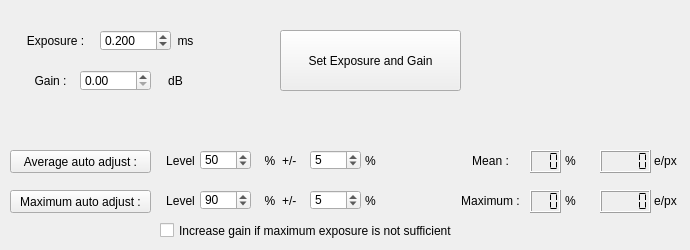
          <widget class="QWidget" name="tab_config_Exposure_And_Gain">
           <attribute name="title">
            <string>Exposure and Gain</string>
           </attribute>
           <widget class="QSpinBox" name="Camera__exposureAutoAvRange">
            <property name="geometry">
             <rect>
              <x>310</x>
              <y>150</y>
              <width>51</width>
              <height>20</height>
             </rect>
            </property>
            <property name="minimum">
             <number>1</number>
            </property>
            <property name="maximum">
             <number>100</number>
            </property>
            <property name="singleStep">
             <number>1</number>
            </property>
            <property name="value">
             <number>5</number>
            </property>
           </widget>
           <widget class="QSpinBox" name="Camera__exposureAutoMaxRange">
            <property name="geometry">
             <rect>
              <x>310</x>
              <y>190</y>
              <width>51</width>
              <height>20</height>
             </rect>
            </property>
            <property name="minimum">
             <number>1</number>
            </property>
            <property name="maximum">
             <number>100</number>
            </property>
            <property name="singleStep">
             <number>1</number>
            </property>
            <property name="value">
             <number>5</number>
            </property>
           </widget>
           <widget class="QLabel" name="label_115">
            <property name="geometry">
             <rect>
              <x>450</x>
              <y>150</y>
              <width>81</width>
              <height>21</height>
             </rect>
            </property>
            <property name="text">
             <string>Mean :</string>
            </property>
            <property name="alignment">
             <set>Qt::AlignCenter</set>
            </property>
           </widget>
           <widget class="QLabel" name="label_116">
            <property name="geometry">
             <rect>
              <x>450</x>
              <y>190</y>
              <width>81</width>
              <height>21</height>
             </rect>
            </property>
            <property name="text">
             <string>Maximum :</string>
            </property>
            <property name="alignment">
             <set>Qt::AlignCenter</set>
            </property>
           </widget>
           <widget class="QLabel" name="label_32">
            <property name="geometry">
             <rect>
              <x>160</x>
              <y>150</y>
              <width>41</width>
              <height>21</height>
             </rect>
            </property>
            <property name="text">
             <string>Level</string>
            </property>
            <property name="alignment">
             <set>Qt::AlignCenter</set>
            </property>
           </widget>
           <widget class="QLCDNumber" name="lcdNumber_image_mean">
            <property name="geometry">
             <rect>
              <x>600</x>
              <y>150</y>
              <width>51</width>
              <height>23</height>
             </rect>
            </property>
            <property name="smallDecimalPoint">
             <bool>false</bool>
            </property>
            <property name="digitCount">
             <number>5</number>
            </property>
            <property name="mode">
             <enum>QLCDNumber::Dec</enum>
            </property>
            <property name="segmentStyle">
             <enum>QLCDNumber::Flat</enum>
            </property>
            <property name="value" stdset="0">
             <double>0.000000000000000</double>
            </property>
            <property name="intValue" stdset="0">
             <number>0</number>
            </property>
           </widget>
           <widget class="QLCDNumber" name="lcdNumber_image_max">
            <property name="geometry">
             <rect>
              <x>600</x>
              <y>190</y>
              <width>51</width>
              <height>23</height>
             </rect>
            </property>
            <property name="smallDecimalPoint">
             <bool>false</bool>
            </property>
            <property name="digitCount">
             <number>5</number>
            </property>
            <property name="mode">
             <enum>QLCDNumber::Dec</enum>
            </property>
            <property name="segmentStyle">
             <enum>QLCDNumber::Flat</enum>
            </property>
            <property name="value" stdset="0">
             <double>0.000000000000000</double>
            </property>
            <property name="intValue" stdset="0">
             <number>0</number>
            </property>
           </widget>
           <widget class="QPushButton" name="pushButton_exposure_auto_av">
            <property name="geometry">
             <rect>
              <x>10</x>
              <y>150</y>
              <width>141</width>
              <height>23</height>
             </rect>
            </property>
            <property name="text">
             <string>Average auto adjust :</string>
            </property>
           </widget>
           <widget class="QLabel" name="label_34">
            <property name="geometry">
             <rect>
              <x>160</x>
              <y>190</y>
              <width>41</width>
              <height>21</height>
             </rect>
            </property>
            <property name="text">
             <string>Level</string>
            </property>
            <property name="alignment">
             <set>Qt::AlignCenter</set>
            </property>
           </widget>
           <widget class="QSpinBox" name="Camera__exposureAutoMaxLevel">
            <property name="geometry">
             <rect>
              <x>200</x>
              <y>190</y>
              <width>51</width>
              <height>20</height>
             </rect>
            </property>
            <property name="minimum">
             <number>0</number>
            </property>
            <property name="maximum">
             <number>100</number>
            </property>
            <property name="singleStep">
             <number>1</number>
            </property>
            <property name="value">
             <number>90</number>
            </property>
           </widget>
           <widget class="QSpinBox" name="Camera__exposureAutoAvLevel">
            <property name="geometry">
             <rect>
              <x>200</x>
              <y>150</y>
              <width>51</width>
              <height>20</height>
             </rect>
            </property>
            <property name="minimum">
             <number>0</number>
            </property>
            <property name="maximum">
             <number>100</number>
            </property>
            <property name="singleStep">
             <number>1</number>
            </property>
            <property name="value">
             <number>50</number>
            </property>
           </widget>
           <widget class="QPushButton" name="pushButton_exposure_auto_max">
            <property name="geometry">
             <rect>
              <x>10</x>
              <y>190</y>
              <width>141</width>
              <height>23</height>
             </rect>
            </property>
            <property name="text">
             <string>Maximum auto adjust :</string>
            </property>
           </widget>
           <widget class="QCheckBox" name="Camera__exposureIncreaseGain">
            <property name="geometry">
             <rect>
              <x>160</x>
              <y>220</y>
              <width>321</width>
              <height>21</height>
             </rect>
            </property>
            <property name="text">
             <string>Increase gain if maximum exposure is not sufficient</string>
            </property>
            <property name="checked">
             <bool>false</bool>
            </property>
           </widget>
           <widget class="QPushButton" name="pushButton_exposure_gain_set">
            <property name="geometry">
             <rect>
              <x>280</x>
              <y>30</y>
              <width>181</width>
              <height>61</height>
             </rect>
            </property>
            <property name="text">
             <string>Set Exposure and Gain</string>
            </property>
           </widget>
           <widget class="QLabel" name="label_113">
            <property name="geometry">
             <rect>
              <x>20</x>
              <y>70</y>
              <width>61</width>
              <height>21</height>
             </rect>
            </property>
            <property name="text">
             <string>Gain :</string>
            </property>
            <property name="alignment">
             <set>Qt::AlignCenter</set>
            </property>
           </widget>
           <widget class="QLabel" name="label_30">
            <property name="geometry">
             <rect>
              <x>10</x>
              <y>30</y>
              <width>91</width>
              <height>21</height>
             </rect>
            </property>
            <property name="text">
             <string>Exposure :</string>
            </property>
            <property name="alignment">
             <set>Qt::AlignCenter</set>
            </property>
           </widget>
           <widget class="QLabel" name="label_31">
            <property name="geometry">
             <rect>
              <x>170</x>
              <y>30</y>
              <width>31</width>
              <height>21</height>
             </rect>
            </property>
            <property name="text">
             <string>ms</string>
            </property>
            <property name="alignment">
             <set>Qt::AlignCenter</set>
            </property>
           </widget>
           <widget class="QDoubleSpinBox" name="camera_exposurems">
            <property name="geometry">
             <rect>
              <x>100</x>
              <y>30</y>
              <width>71</width>
              <height>21</height>
             </rect>
            </property>
            <property name="decimals">
             <number>3</number>
            </property>
            <property name="maximum">
             <double>1000.000000000000000</double>
            </property>
            <property name="value">
             <double>0.200000000000000</double>
            </property>
           </widget>
           <widget class="QDoubleSpinBox" name="camera_gaindB">
            <property name="geometry">
             <rect>
              <x>80</x>
              <y>70</y>
              <width>71</width>
              <height>21</height>
             </rect>
            </property>
            <property name="decimals">
             <number>2</number>
            </property>
            <property name="minimum">
             <double>0.000000000000000</double>
            </property>
            <property name="maximum">
             <double>100.000000000000000</double>
            </property>
            <property name="value">
             <double>0.000000000000000</double>
            </property>
           </widget>
           <widget class="QLabel" name="label_36">
            <property name="geometry">
             <rect>
              <x>160</x>
              <y>70</y>
              <width>31</width>
              <height>21</height>
             </rect>
            </property>
            <property name="text">
             <string>dB</string>
            </property>
            <property name="alignment">
             <set>Qt::AlignCenter</set>
            </property>
           </widget>
           <widget class="QLabel" name="label_211">
            <property name="geometry">
             <rect>
              <x>650</x>
              <y>190</y>
              <width>31</width>
              <height>21</height>
             </rect>
            </property>
            <property name="text">
             <string>e/px</string>
            </property>
            <property name="alignment">
             <set>Qt::AlignCenter</set>
            </property>
           </widget>
           <widget class="QLabel" name="label_212">
            <property name="geometry">
             <rect>
              <x>650</x>
              <y>150</y>
              <width>31</width>
              <height>21</height>
             </rect>
            </property>
            <property name="text">
             <string>e/px</string>
            </property>
            <property name="alignment">
             <set>Qt::AlignCenter</set>
            </property>
           </widget>
           <widget class="QLCDNumber" name="lcdNumber_image_mean_percent">
            <property name="geometry">
             <rect>
              <x>530</x>
              <y>150</y>
              <width>31</width>
              <height>23</height>
             </rect>
            </property>
            <property name="smallDecimalPoint">
             <bool>false</bool>
            </property>
            <property name="digitCount">
             <number>3</number>
            </property>
            <property name="mode">
             <enum>QLCDNumber::Dec</enum>
            </property>
            <property name="segmentStyle">
             <enum>QLCDNumber::Flat</enum>
            </property>
            <property name="value" stdset="0">
             <double>0.000000000000000</double>
            </property>
            <property name="intValue" stdset="0">
             <number>0</number>
            </property>
           </widget>
           <widget class="QLCDNumber" name="lcdNumber_image_max_percent">
            <property name="geometry">
             <rect>
              <x>530</x>
              <y>190</y>
              <width>31</width>
              <height>23</height>
             </rect>
            </property>
            <property name="smallDecimalPoint">
             <bool>false</bool>
            </property>
            <property name="digitCount">
             <number>3</number>
            </property>
            <property name="mode">
             <enum>QLCDNumber::Dec</enum>
            </property>
            <property name="segmentStyle">
             <enum>QLCDNumber::Flat</enum>
            </property>
            <property name="value" stdset="0">
             <double>0.000000000000000</double>
            </property>
            <property name="intValue" stdset="0">
             <number>0</number>
            </property>
           </widget>
           <widget class="QLabel" name="label_213">
            <property name="geometry">
             <rect>
              <x>560</x>
              <y>190</y>
              <width>21</width>
              <height>21</height>
             </rect>
            </property>
            <property name="text">
             <string>%</string>
            </property>
            <property name="alignment">
             <set>Qt::AlignCenter</set>
            </property>
           </widget>
           <widget class="QLabel" name="label_214">
            <property name="geometry">
             <rect>
              <x>560</x>
              <y>150</y>
              <width>21</width>
              <height>21</height>
             </rect>
            </property>
            <property name="text">
             <string>%</string>
            </property>
            <property name="alignment">
             <set>Qt::AlignCenter</set>
            </property>
           </widget>
           <widget class="QLabel" name="label_35">
            <property name="geometry">
             <rect>
              <x>260</x>
              <y>190</y>
              <width>41</width>
              <height>21</height>
             </rect>
            </property>
            <property name="text">
             <string>%  +/-</string>
            </property>
            <property name="alignment">
             <set>Qt::AlignCenter</set>
            </property>
           </widget>
           <widget class="QLabel" name="label_37">
            <property name="geometry">
             <rect>
              <x>260</x>
              <y>150</y>
              <width>41</width>
              <height>21</height>
             </rect>
            </property>
            <property name="text">
             <string>%  +/-</string>
            </property>
            <property name="alignment">
             <set>Qt::AlignCenter</set>
            </property>
           </widget>
           <widget class="QLabel" name="label_215">
            <property name="geometry">
             <rect>
              <x>360</x>
              <y>190</y>
              <width>21</width>
              <height>21</height>
             </rect>
            </property>
            <property name="text">
             <string>%</string>
            </property>
            <property name="alignment">
             <set>Qt::AlignCenter</set>
            </property>
           </widget>
           <widget class="QLabel" name="label_216">
            <property name="geometry">
             <rect>
              <x>360</x>
              <y>150</y>
              <width>21</width>
              <height>21</height>
             </rect>
            </property>
            <property name="text">
             <string>%</string>
            </property>
            <property name="alignment">
             <set>Qt::AlignCenter</set>
            </property>
           </widget>
          </widget>
